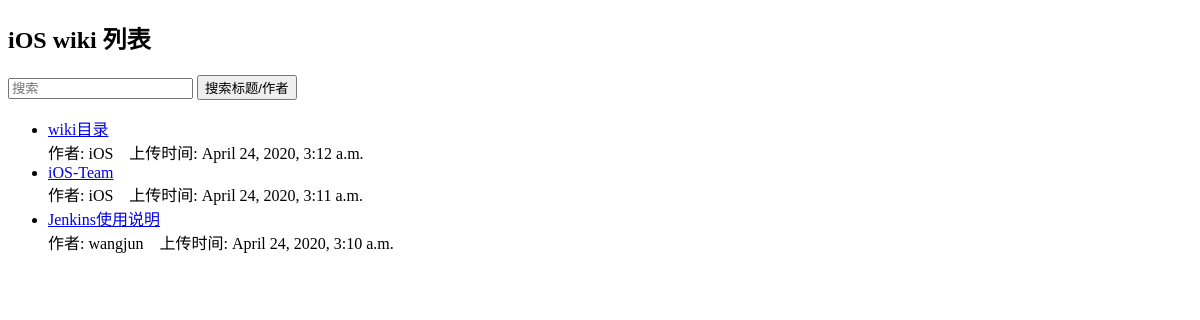
The page /wikiPage/ on the database as committed earlier.
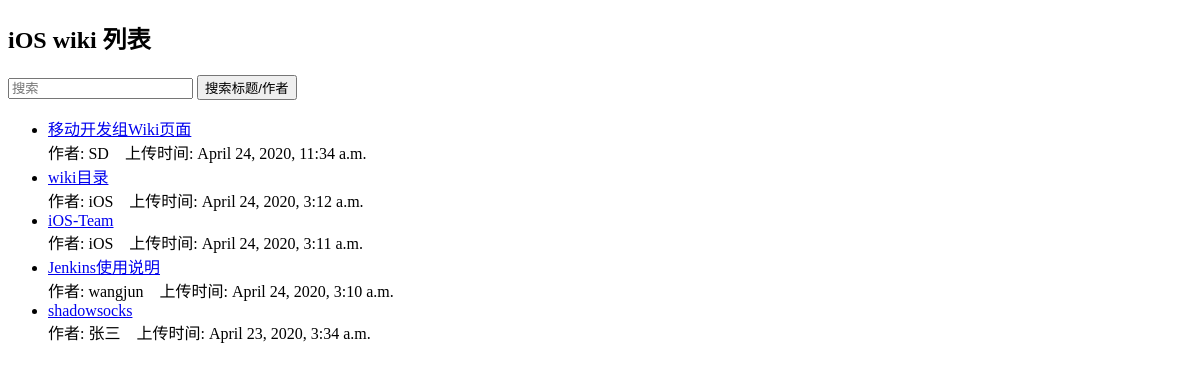
The same page on the database as committed later.
### wikiPage/models.py (models this page shows, shortened)
class WiKi(models.Model):
    title_text = models.CharField(max_length=200)
    url_text = models.CharField(max_length=200)
    author_text = models.CharField(max_length=200)
    pub_date = models.DateTimeField('date published')

### wikiPage/views.py (the view)
# urls.py: path('', views.index, name='index'),
def index(request):
    latest_wiki_list = WiKi.objects.order_by('-pub_date')[:100]
    template = loader.get_template('wikiPage/index.html')
    context = {
        'latest_wiki_list': latest_wiki_list,
    }
    return HttpResponse(template.render(context, request))

### wikiPage/templates/WikiPage/index.html (shortened to what this page needs)
<!DOCTYPE html>
<html>
<head>
</head>
<body>
    <h2>iOS wiki 列表</h2>
    <form role="search" method="get" id="searchform" action="{% url 'wikiPage:search' %}">
        <input type="search" name="q" placeholder="搜索" required>
        <button type="submit" value="search">搜索标题/作者</button>
    </form>
{% if latest_wiki_list %}
    <ul>
    {% for wiki in latest_wiki_list %}
          <li><a href="{% url 'wikiPage:detail' wiki.url_text %}">{{ wiki.title_text }}</a></li>
           作者: {{ wiki.author_text }}
           &nbsp;&nbsp;&nbsp;上传时间: {{ wiki.pub_date }}
    {% endfor %}
    </ul>
{% else %}
    <p>No polls are available.</p>
{% endif %}
</body>
</html>

Rows that differ between the two databases and show on the page:
added WiKi: title_text "移动开发组Wiki页面", author_text "SD", pub_date "April 24, 2020, 11:34 a.m."
added WiKi: title_text "shadowsocks", author_text "张三", pub_date "April 23, 2020, 3:34 a.m."
